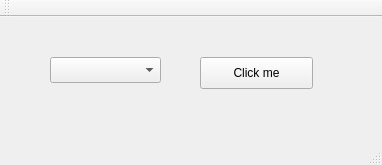
<?xml version="1.0" encoding="UTF-8"?>
<ui version="4.0">
 <class>MainWindow</class>
 <widget class="QMainWindow" name="MainWindow">
  <property name="geometry">
   <rect>
    <x>0</x>
    <y>0</y>
    <width>382</width>
    <height>165</height>
   </rect>
  </property>
  <property name="windowTitle">
   <string>MainWindow</string>
  </property>
  <widget class="QWidget" name="centralWidget">
   <widget class="QComboBox" name="comboBox">
    <property name="geometry">
     <rect>
      <x>50</x>
      <y>40</y>
      <width>111</width>
      <height>26</height>
     </rect>
    </property>
   </widget>
   <widget class="QPushButton" name="pushButton">
    <property name="geometry">
     <rect>
      <x>200</x>
      <y>40</y>
      <width>113</width>
      <height>32</height>
     </rect>
    </property>
    <property name="text">
     <string>Click me</string>
    </property>
   </widget>
  </widget>
  <widget class="QMenuBar" name="menuBar">
   <property name="geometry">
    <rect>
     <x>0</x>
     <y>0</y>
     <width>382</width>
     <height>22</height>
    </rect>
   </property>
  </widget>
  <widget class="QToolBar" name="mainToolBar">
   <attribute name="toolBarArea">
    <enum>TopToolBarArea</enum>
   </attribute>
   <attribute name="toolBarBreak">
    <bool>false</bool>
   </attribute>
  </widget>
  <widget class="QStatusBar" name="statusBar"/>
 </widget>
 <layoutdefault spacing="6" margin="11"/>
 <resources/>
 <connections/>
</ui>
